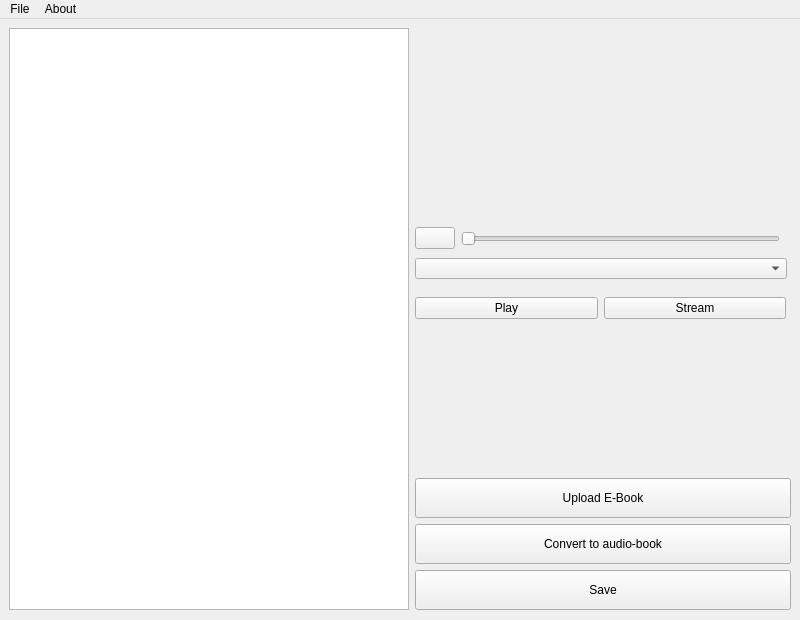
<?xml version="1.0" encoding="UTF-8"?>
<ui version="4.0">
 <class>MainWindow</class>
 <widget class="QMainWindow" name="MainWindow">
  <property name="geometry">
   <rect>
    <x>0</x>
    <y>0</y>
    <width>800</width>
    <height>620</height>
   </rect>
  </property>
  <property name="sizePolicy">
   <sizepolicy hsizetype="Fixed" vsizetype="Fixed">
    <horstretch>0</horstretch>
    <verstretch>0</verstretch>
   </sizepolicy>
  </property>
  <property name="minimumSize">
   <size>
    <width>800</width>
    <height>600</height>
   </size>
  </property>
  <property name="maximumSize">
   <size>
    <width>800</width>
    <height>620</height>
   </size>
  </property>
  <property name="windowTitle">
   <string>abook convertor</string>
  </property>
  <widget class="QWidget" name="widget">
   <property name="sizePolicy">
    <sizepolicy hsizetype="Fixed" vsizetype="Fixed">
     <horstretch>0</horstretch>
     <verstretch>0</verstretch>
    </sizepolicy>
   </property>
   <property name="minimumSize">
    <size>
     <width>800</width>
     <height>600</height>
    </size>
   </property>
   <property name="maximumSize">
    <size>
     <width>800</width>
     <height>600</height>
    </size>
   </property>
   <layout class="QHBoxLayout" name="horizontalLayout">
    <item>
     <widget class="QPlainTextEdit" name="plainTextEdit">
      <property name="maximumSize">
       <size>
        <width>400</width>
        <height>16777215</height>
       </size>
      </property>
     </widget>
    </item>
    <item>
     <layout class="QVBoxLayout" name="verticalLayout" stretch="0,0,0,0">
      <property name="sizeConstraint">
       <enum>QLayout::SetDefaultConstraint</enum>
      </property>
      <item>
       <layout class="QVBoxLayout" name="verticalLayout_2">
        <item>
         <widget class="QFrame" name="frame_2">
          <widget class="QWidget" name="horizontalLayoutWidget">
           <property name="geometry">
            <rect>
             <x>0</x>
             <y>190</y>
             <width>371</width>
             <height>41</height>
            </rect>
           </property>
           <layout class="QHBoxLayout" name="horizontalLayout_2">
            <property name="rightMargin">
             <number>6</number>
            </property>
            <item>
             <widget class="QPushButton" name="pushButton_2">
              <property name="text">
               <string/>
              </property>
              <property name="icon">
               <iconset resource="../resources/main_window.qrc">
                <normaloff>:/play_button/play.png</normaloff>:/play_button/play.png</iconset>
              </property>
              <property name="iconSize">
               <size>
                <width>16</width>
                <height>16</height>
               </size>
              </property>
             </widget>
            </item>
            <item>
             <widget class="QSlider" name="horizontalSlider">
              <property name="orientation">
               <enum>Qt::Horizontal</enum>
              </property>
             </widget>
            </item>
           </layout>
          </widget>
          <widget class="QWidget" name="horizontalLayoutWidget_2">
           <property name="geometry">
            <rect>
             <x>0</x>
             <y>260</y>
             <width>371</width>
             <height>41</height>
            </rect>
           </property>
           <layout class="QHBoxLayout" name="horizontalLayout_4">
            <item>
             <widget class="QPushButton" name="playButton">
              <property name="text">
               <string>Play</string>
              </property>
             </widget>
            </item>
            <item>
             <widget class="QPushButton" name="streamButton">
              <property name="text">
               <string>Stream</string>
              </property>
             </widget>
            </item>
           </layout>
          </widget>
          <widget class="QComboBox" name="comboBox">
           <property name="geometry">
            <rect>
             <x>0</x>
             <y>230</y>
             <width>372</width>
             <height>21</height>
            </rect>
           </property>
          </widget>
         </widget>
        </item>
       </layout>
      </item>
      <item>
       <widget class="QPushButton" name="uploadButton">
        <property name="minimumSize">
         <size>
          <width>0</width>
          <height>40</height>
         </size>
        </property>
        <property name="text">
         <string>Upload E-Book</string>
        </property>
       </widget>
      </item>
      <item>
       <widget class="QPushButton" name="convertButton">
        <property name="minimumSize">
         <size>
          <width>0</width>
          <height>40</height>
         </size>
        </property>
        <property name="text">
         <string>Convert to audio-book</string>
        </property>
       </widget>
      </item>
      <item>
       <widget class="QPushButton" name="saveButton">
        <property name="minimumSize">
         <size>
          <width>0</width>
          <height>40</height>
         </size>
        </property>
        <property name="text">
         <string>Save</string>
        </property>
       </widget>
      </item>
     </layout>
    </item>
   </layout>
  </widget>
  <widget class="QMenuBar" name="menubar">
   <property name="geometry">
    <rect>
     <x>0</x>
     <y>0</y>
     <width>800</width>
     <height>20</height>
    </rect>
   </property>
   <widget class="QMenu" name="menuFile">
    <property name="title">
     <string>File</string>
    </property>
    <addaction name="openAction"/>
    <addaction name="separator"/>
    <addaction name="saveAction"/>
    <addaction name="separator"/>
    <addaction name="actionExit"/>
   </widget>
   <widget class="QMenu" name="menuAbout">
    <property name="title">
     <string>About</string>
    </property>
   </widget>
   <addaction name="menuFile"/>
   <addaction name="menuAbout"/>
  </widget>
  <action name="openAction">
   <property name="text">
    <string>Open</string>
   </property>
  </action>
  <action name="actionSave">
   <property name="text">
    <string>Save</string>
   </property>
  </action>
  <action name="saveAction">
   <property name="text">
    <string>Save</string>
   </property>
  </action>
  <action name="actionExit">
   <property name="text">
    <string>Exit</string>
   </property>
  </action>
 </widget>
 <resources>
  <include location="../resources/main_window.qrc"/>
 </resources>
 <connections/>
</ui>
